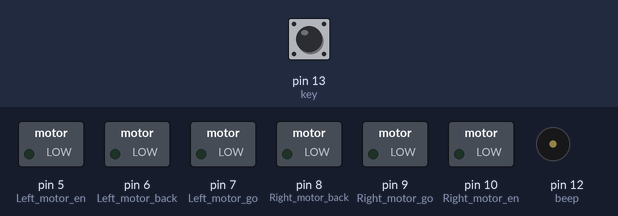
Recording of a sketch running on a simulated Arduino Uno, built with avr-gcc and run on an emulated ATmega328P. Parts: switched loads named in the sketch (green lamp = pin HIGH), buzzer (waves = sounding, pin HIGH). Inputs (shaded band) come from the test bench; at power-on: pin 13 (key) LOW.

Above: at 1.2 s.
1.3 s: pin 13 (key) pulled HIGH for 0.15 s
At 2.6 s:
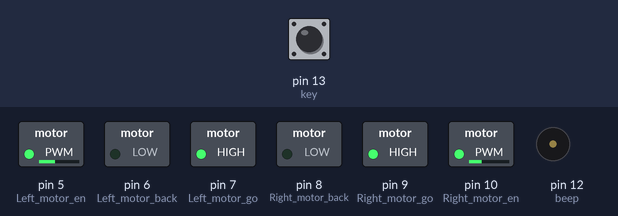
7.4 s: pin 13 (key) pulled HIGH for 1 s
At 12.7 s:
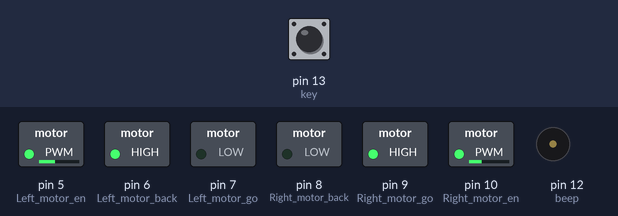
Timing chart, 0 to 15.0 s (numbered marks = the images above; inputs shaded):
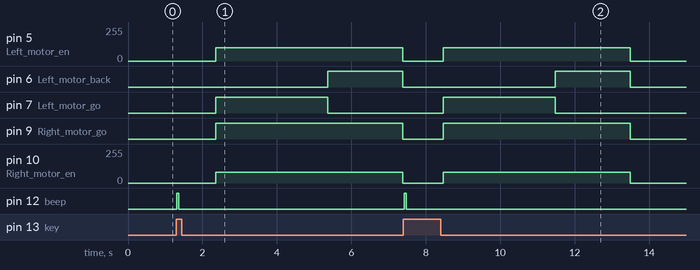

Measured:
- after the input at 1.3 s, pin 5 (Left_motor_en): 0/255 → 100/255 after 1.1 s, → 0/255 5.0 s later; pin 6 (Left_motor_back): LOW → HIGH after 4.1 s, → LOW 2.0 s later
- after the input at 7.4 s, pin 5 (Left_motor_en): 0/255 → 100/255 after 1.1 s, → 0/255 5.0 s later; pin 6 (Left_motor_back): LOW → HIGH after 4.1 s, → LOW 2.0 s later

The sketch:

Motor_Control.ino
```cpp
//============================================================================
//  Motor Control Project
//  Once the key is pressed, the robot car moves forward for 3 sec, spins for 2 sec then stop.
//=============================================================================

/*Set motor port*/
int Right_motor_en = 10;
int Left_motor_en = 5;

int Right_motor_go = 9;
int Right_motor_back = 8;

int Left_motor_go = 7;
int Left_motor_back = 6;

/*Set Button port*/
int key = 13; // Active Low

/*Set BUZZER port*/
int beep = 12; // Active High

/*Set motor constants*/
const int left_motor_start = 56; // left motor start speed
const int right_motor_start = 43; // right motor start speed

void setup()
{
  //Initialize motor drive for output mode
  pinMode(Left_motor_go,OUTPUT);
  pinMode(Left_motor_back,OUTPUT);
  pinMode(Right_motor_go,OUTPUT);
  pinMode(Right_motor_back,OUTPUT);
  pinMode(Right_motor_en, OUTPUT);
  pinMode(Left_motor_en, OUTPUT);

  pinMode(key,INPUT);// Set button as input
  pinMode(beep,OUTPUT);// Set buzzer as output

  digitalWrite(beep,LOW);// set buzzer mute
}

void spin()
{
  digitalWrite(Right_motor_go,HIGH);
  digitalWrite(Right_motor_back,LOW);

  digitalWrite(Left_motor_go,LOW);
  digitalWrite(Left_motor_back,HIGH);

  analogWrite(Left_motor_en, 100);
  analogWrite(Right_motor_en, 80);

  delay(10);
}

void run() // go ahead
{
  digitalWrite(Right_motor_go,HIGH);
  digitalWrite(Right_motor_back,LOW);

  digitalWrite(Left_motor_go,HIGH);
  digitalWrite(Left_motor_back,LOW);

  analogWrite(Left_motor_en, 100);
  analogWrite(Right_motor_en, 80);

  delay(10);
}

void stop() // stop
{
  digitalWrite(Right_motor_go,LOW);
  digitalWrite(Right_motor_back,LOW);

  digitalWrite(Left_motor_go,LOW);
  digitalWrite(Left_motor_back,LOW);

  analogWrite(Left_motor_en,0);
  analogWrite(Right_motor_en,0);

  delay(10);
}

void keysacn()
{
  while(digitalRead(key))// When the button is not pressed
  {
    delay(20);
  }

  while(!digitalRead(key))// When the button is pressed
  {
    delay(20);
  }

  delay(10); //delay 10ms

  digitalWrite(beep,HIGH);//The buzzer sounds

  delay(50); //delay 50ms

  digitalWrite(beep,LOW);//mute

  delay(1000); //delay 1s
}

void loop()
{
    keysacn();//Press the button to start

    run();

    delay(3000);

    spin();

    delay(2000);

    stop();
}
```
